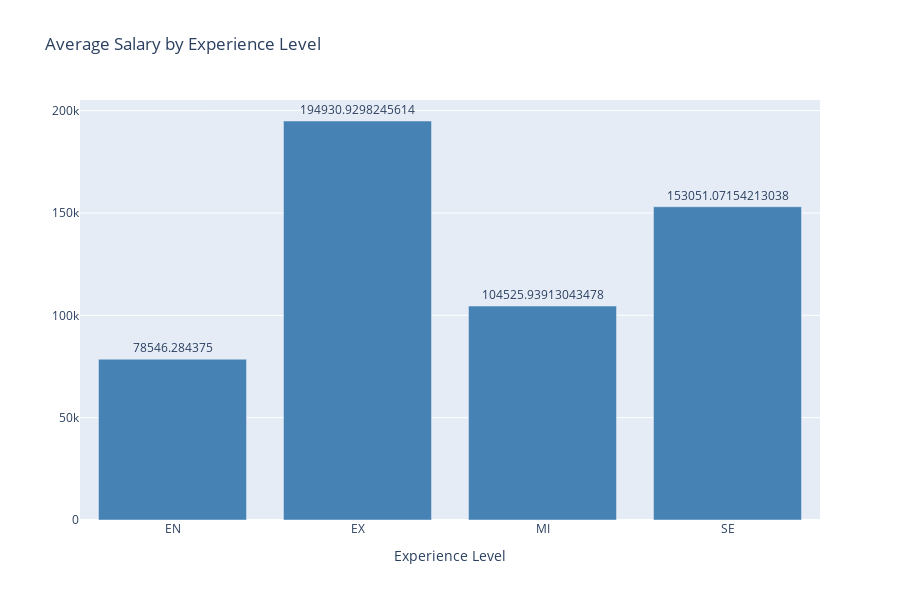

Notebook source saved alongside this figure:
### Code cell
# Creating a bar graph to mean salary base on experience level
data_value3 = df.groupby('experience_level')['salary_in_usd'].mean(numeric_only = True)

# Create bar graph
bar_fig3 = go.Figure(data = go.Bar(
    x = data_value3.index,
    y = data_value3.values,
    text = data_value3.values,
    textposition = 'outside',
    marker = dict(color = 'steelblue') 
    )
)

# Update layout
bar_fig3.update_layout(
    title = "Average Salary by Experience Level",
    xaxis_title = "Experience Level",
    height = 600
)

# Show plot
bar_fig3.show()

### Figure 1 — Plotly figure (JSON) as saved in the notebook; plotly's stock layout.template omitted (floating-point values rounded to 4 significant figures)
{"data": [{"marker": {"color": "steelblue"}, "text": [78550.0, 194900.0, 104500.0, 153100.0], "textposition": "outside", "type": "bar", "x": ["EN", "EX", "MI", "SE"], "y": [78550.0, 194900.0, 104500.0, 153100.0]}], "layout": {"height": 600, "title": {"text": "Average Salary by Experience Level"}, "xaxis": {"title": {"text": "Experience Level"}}}}
